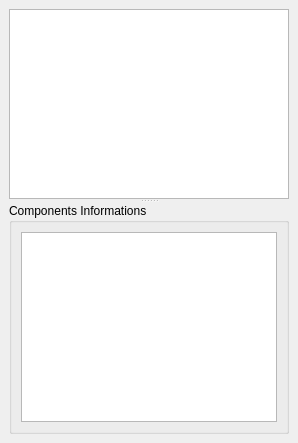
<?xml version="1.0" encoding="UTF-8"?>
<ui version="4.0">
 <class>Components_Manager_Ui_DockWidget</class>
 <widget class="QDockWidget" name="Components_Manager_Ui_DockWidget">
  <property name="windowTitle">
   <string>Components Manager</string>
  </property>
  <widget class="QWidget" name="Components_Manager_Ui_dockWidgetContents">
   <layout class="QGridLayout" name="gridLayout">
    <item row="0" column="0">
     <widget class="QSplitter" name="Components_Manager_Ui_splitter">
      <property name="orientation">
       <enum>Qt::Vertical</enum>
      </property>
      <widget class="QWidget" name="gridLayoutWidget">
       <layout class="QGridLayout" name="Components_Manager_Ui_gridLayout">
        <item row="0" column="0">
         <widget class="QTreeView" name="Components_Manager_Ui_treeView"/>
        </item>
       </layout>
      </widget>
      <widget class="QGroupBox" name="Components_Informations_groupBox">
       <property name="title">
        <string>Components Informations</string>
       </property>
       <layout class="QGridLayout" name="Components_Informations_groupBox_gridLayout">
        <item row="0" column="0">
         <widget class="QTextBrowser" name="Components_Informations_textBrowser">
          <property name="statusTip">
           <string>Components Informations Text Browser : Displays Selected Components Informations.</string>
          </property>
          <property name="openExternalLinks">
           <bool>true</bool>
          </property>
         </widget>
        </item>
       </layout>
      </widget>
     </widget>
    </item>
   </layout>
  </widget>
 </widget>
 <resources/>
 <connections/>
</ui>
